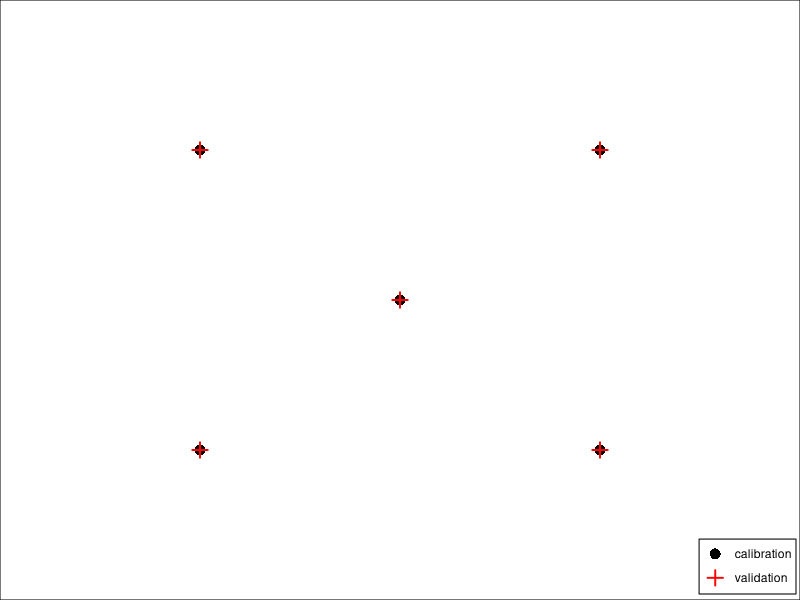

Write the R code that produced this figure.
## ---- chunk 1
library(ggplot2)
library(dplyr)
## ---- chunk 2
# calib: [25,25],[25,75],[50,50],[75,25],[75,75]
calibration_points <- matrix(c(
  c(25,25),
  c(25,75),
  c(50,50),
  c(75,25),
  c(75,75)
), ncol=2, byrow=T)
# valid: c(25, 25, 50, 75, 75, 25, 75, 50, 25, 75)
#      [,1] [,2]
# [1,]   25   25
# [2,]   25   75
# [3,]   50   50
# [4,]   75   25
# [5,]   75   75
validation_points <- matrix(c(
  c(25,25),
  c(25,75),
  c(50,50),
  c(75,25),
  c(75,75)
), ncol=2, byrow=T)

colnames(calibration_points) <- c("x","y")
colnames(validation_points) <- c("x","y")

df <- as_tibble(calibration_points) %>% bind_rows(as_tibble(validation_points))
df$point <- c(rep("calibration", nrow(calibration_points)), rep("validation", nrow(validation_points)))
## ---- chunk 3
ggplot(df, aes(x=x, y=y, shape=point, color=point))+
  geom_point(size=3, stroke=1)+
  scale_shape_manual(values=c(16,3))+
  scale_color_manual(values=c("black", "red"))+
  coord_cartesian(xlim=c(0,100), ylim=c(100,0), expand=FALSE)+
  theme_void()+
  labs(color=NULL, shape=NULL)+
  theme(panel.border = element_rect(color="black", fill=NA),
        legend.position = c(0.995,0.01),
        legend.justification = c(1,0),
        legend.background = element_rect(color="black", fill=NA),
        legend.margin = margin(2,3,3,3))
